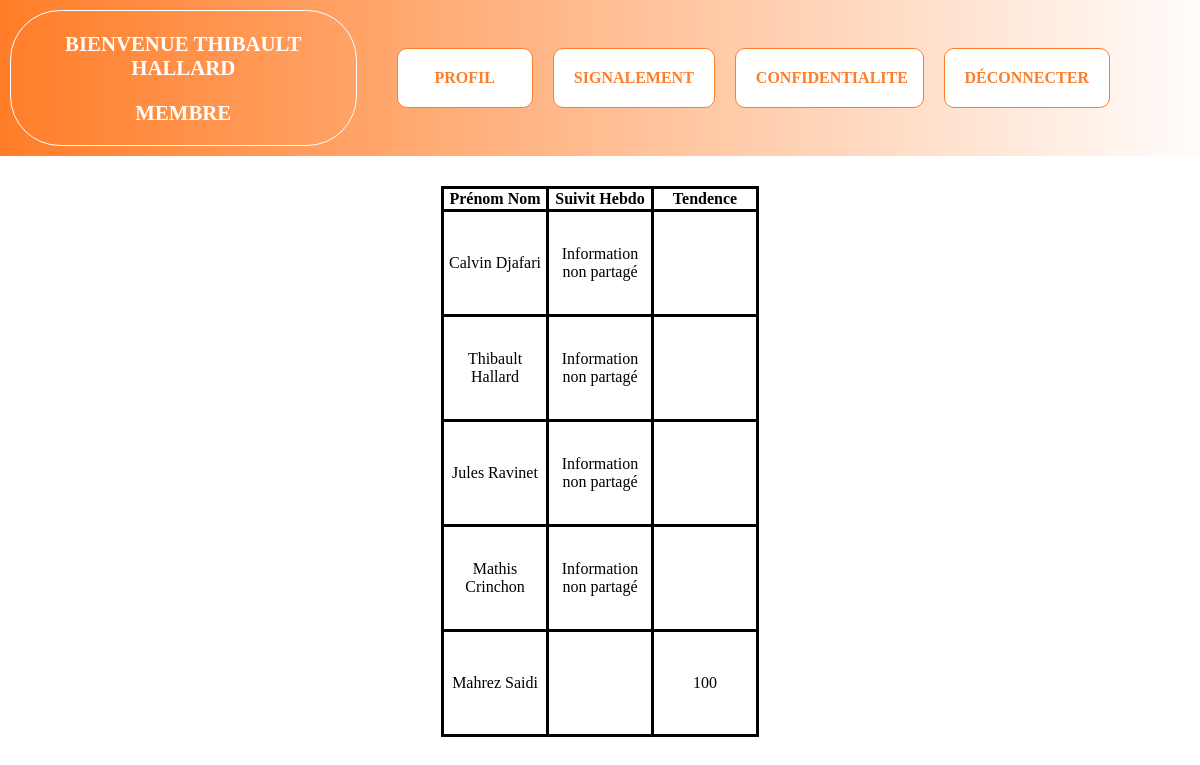
/synthese.php (signed in), run on the app's committed database.
### tables this page shows
CREATE TABLE profil (
	iduser int PRIMARY KEY auto_increment not null,
	prenom VARCHAR(30),
	nom VARCHAR(30),
	mail VARCHAR(50),
	sexe BOOLEAN,
	date_debut DATE,
	SHARE_coach BOOLEAN,
	statut VARCHAR(30),
	password VARCHAR(2000)
);

### traitement/userbdd.php (called while the page is built, shortened)
<?php
$bdd = $db->prepare('SELECT * FROM profil WHERE profil.iduser = :id');
$bdd->execute(['id' => $_SESSION['iduser']]);
$results = $bdd->fetchAll();
?>

### synthese.php (the view, shortened to what this page needs)
<?php
include 'includes/BDDConnexion.php';
include 'traitement/userbdd.php';
?>
<!doctype html>
<html lang="fr">
<head>
  <link rel="stylesheet" href="css/default.css">
  <link rel="stylesheet" href="css/style.css">
</head>
<body>
	<?php include 'includes/nav.php';?>
	<section>
		<article class="page-content page-confidentialite">
			<table>
				<thead>
					<tr>
						<th>Prénom Nom</th>
						<th>Suivit Hebdo</th>
						<th>Tendence</th>
					</tr>
				</thead>
				<?php
				$bdd = $db->prepare('SELECT * FROM profil');
				$bdd->execute();
				$userResults = $bdd->fetchAll();
				?>
				<tbody>
				<?php
					foreach ($userResults as $userResult)
					{
						$bdd = $db->prepare('SELECT * FROM questionaire WHERE userid = :userid ORDER BY questionnaire_id DESC LIMIT 4');
						$bdd->execute(['userid' => $userResult['iduser']]);
						$qResults = $bdd->fetchAll();
						echo '<tr>';
							echo '<td>' . $userResult['prenom'] . ' ' . $userResult['nom'] . '</td>';
							echo '<td>';
								if($userResult['SHARE_coach'])
								{
									if(isset($qResults))
									{
										echo '<table>';
										foreach ($qResults as $qResult)
										{
											echo '<tr>';
											echo '<td>';
											echo "<img class='img_emotion' src='img/emotion/" . $qResult['emoji1'] . ".png'>";
											echo '</td>';
											echo '<td>';
											echo "<img class='img_emotion' src='img/emotion/" . $qResult['emoji2'] . ".png'>";
											echo '</td>';
											echo '<td>';
											echo "<img class='img_emotion' src='img/emotion/" . $qResult['emoji3'] . ".png'>";
											echo '</td>';
											echo '</tr>';
										}
										echo '</table>';
									}
									else
									{
										echo 'Aucune information disponible';
									}
								}
								else
								{
									echo 'Information non partagé';
								}
							echo '</td>';
							echo '<td>';
								$bdd = $db->prepare('SELECT * FROM emoji');
								$bdd->execute();
								$emojiResults = $bdd->fetchAll();
								if(isset($emojiResults) and $userResult['SHARE_coach'])
								{
									include 'score/calculScore.php';
								}
								else
								{
								}
							echo '</td>';
						echo '</tr>';
					}
				?>
				</tbody>
			</table>
		</article>
	</section>
</body>
</html>

### score/calculScore.php (shortened to what this page needs)
<?php
	$baseScore = 100;
	$emojiScore = 0;
	$totalScore = $baseScore + $emojiScore;
	echo $totalScore;
?>

### css/default.css (style rules this page uses)
body { background-color: #CCCCCC; margin: 0px; }
section { background-color: #BBBBBB; }
table { border-collapse : collapse; }
td { border: 3px solid black; width: 100px; height: 100px; }
th { border: 3px solid black; }

### css/style.css (style rules this page uses)
body { background-color:white; }
.page-content { padding:0 100px; margin-top:30px; background-color:white; }
.page-confidentialite table { margin-left:auto; margin-right: auto; text-align: center; }

### data on the page
profil: prenom "Calvin", nom "Djafari", SHARE_coach "Information non partagé"
profil: prenom "Thibault", nom "Hallard", SHARE_coach "Information non partagé"
profil: prenom "Jules", nom "Ravinet", SHARE_coach "Information non partagé"
profil: prenom "Mathis", nom "Crinchon", SHARE_coach "Information non partagé"
profil: prenom "Mahrez", nom "Saidi"

### other printed values
$_SESSION['prenom'] "THIBAULT"
$_SESSION['nom'] "HALLARD"
$_SESSION['statut'] "MEMBRE"
